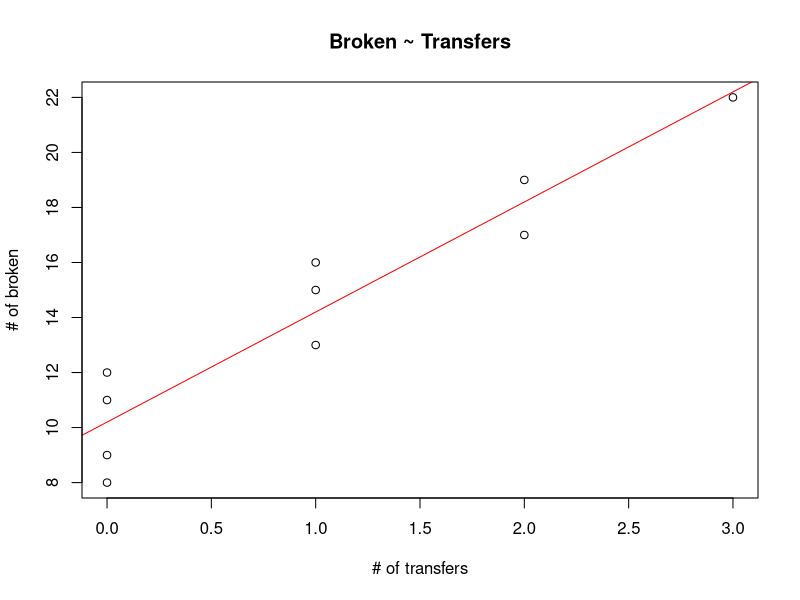
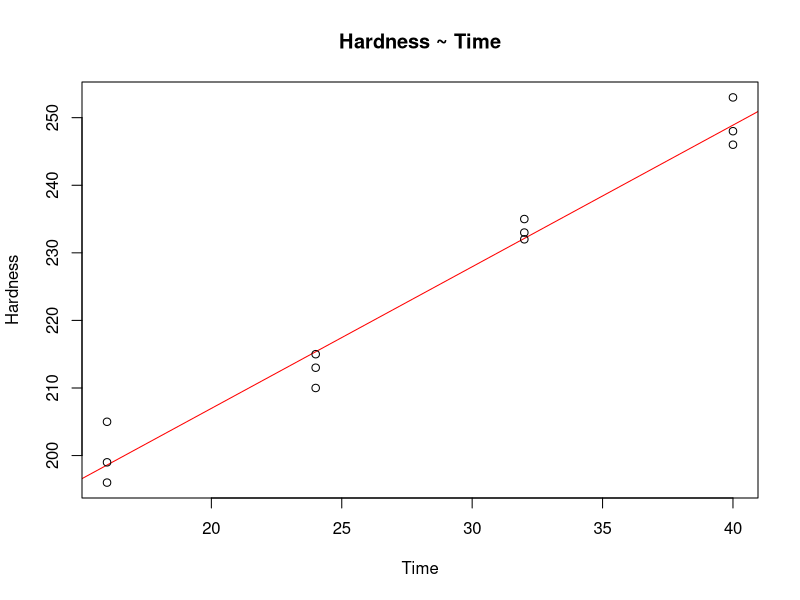

Write the R code that produced these figures, in order.
## ---- chunk 1
knitr::opts_chunk$set(echo = TRUE,
                      tidy.opts = list(width.cutoff = 60),
                      tidy = TRUE)
## ---- chunk 2
x <- c(1, 0, 2, 0, 3, 1, 0, 1, 2, 0)
y <- c(16, 9, 17, 12, 22, 13, 8, 15, 19, 11)
transfers <- lm(y ~ x)
plot(x, y, main = "Broken ~ Transfers", xlab = "# of transfers", ylab = "# of broken", abline(transfers, col="red"))
## ---- chunk 3
mean(x)
mean(y)
## ---- chunk 4
x <- c(16, 16, 16, 24, 24, 24, 32, 32,32, 40, 40, 40)
y <- c(199, 205, 196, 215, 213, 210, 233, 235, 232, 248, 253, 246)
hardness <- lm(y ~ x)
plot(x, y, main = "Hardness ~ Time", xlab = "Time", ylab = "Hardness", abline(hardness, col="red"))
## ---- chunk 5
alpha = 0.01
delta = 100
n=12
cv = qt(1-alpha/2, n-2)
power=pt(-cv,n-2,ncp=delta)+pt(cv,n-2,lower.tail = FALSE,ncp=delta)
power
## ---- chunk 6
alpha = 1 - 0.99
p = 1 - alpha/2
n = 10
df = n - 2
t = qt(p, df)
se = 0.469 # from summary(transfers)
ME = t * se
ME
